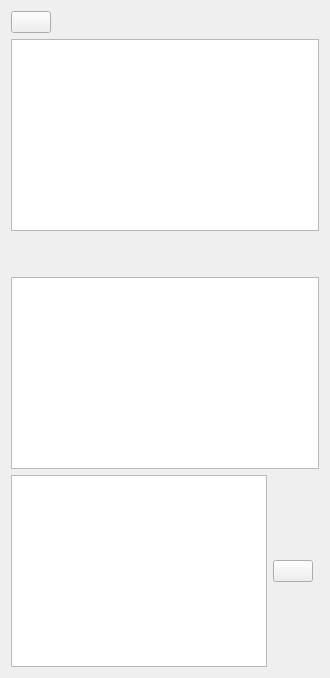
      <widget class="QWidget" name="tab_2">
       <attribute name="title">
        <string>Execute SQL</string>
       </attribute>
       <layout class="QGridLayout" name="gridLayout_9">
        <item row="0" column="0" colspan="3">
         <layout class="QGridLayout" name="gridLayout_10">
          <item row="0" column="0">
           <widget class="QPushButton" name="queryExecButton_2">
            <property name="text">
             <string/>
            </property>
            <property name="icon">
             <iconset>
              <normaloff>Lib/pyqt_sqlite/ui/icons/lc_sbaexecutesql.png</normaloff>Lib/pyqt_sqlite/ui/icons/lc_sbaexecutesql.png</iconset>
            </property>
           </widget>
          </item>
          <item row="0" column="1">
           <spacer name="horizontalSpacer_7">
            <property name="orientation">
             <enum>Qt::Horizontal</enum>
            </property>
            <property name="sizeHint" stdset="0">
             <size>
              <width>40</width>
              <height>20</height>
             </size>
            </property>
           </spacer>
          </item>
          <item row="1" column="0" colspan="2">
           <widget class="QTextEdit" name="queryTextEdit_2"/>
          </item>
         </layout>
        </item>
        <item row="3" column="0">
         <widget class="QTextEdit" name="queryResultText_2">
          <property name="readOnly">
           <bool>true</bool>
          </property>
         </widget>
        </item>
        <item row="2" column="0" colspan="3">
         <widget class="QTableView" name="queryTableView_2"/>
        </item>
        <item row="3" column="1">
         <widget class="QPushButton" name="saveQueryAsView_2">
          <property name="text">
           <string/>
          </property>
          <property name="icon">
           <iconset>
            <normaloff>Lib/pyqt_sqlite/ui/icons/lc_dbnewviewsql.png</normaloff>Lib/pyqt_sqlite/ui/icons/lc_dbnewviewsql.png</iconset>
          </property>
         </widget>
        </item>
        <item row="1" column="0">
         <spacer name="verticalSpacer_8">
          <property name="orientation">
           <enum>Qt::Vertical</enum>
          </property>
          <property name="sizeHint" stdset="0">
           <size>
            <width>20</width>
            <height>40</height>
           </size>
          </property>
         </spacer>
        </item>
       </layout>
      </widget>
